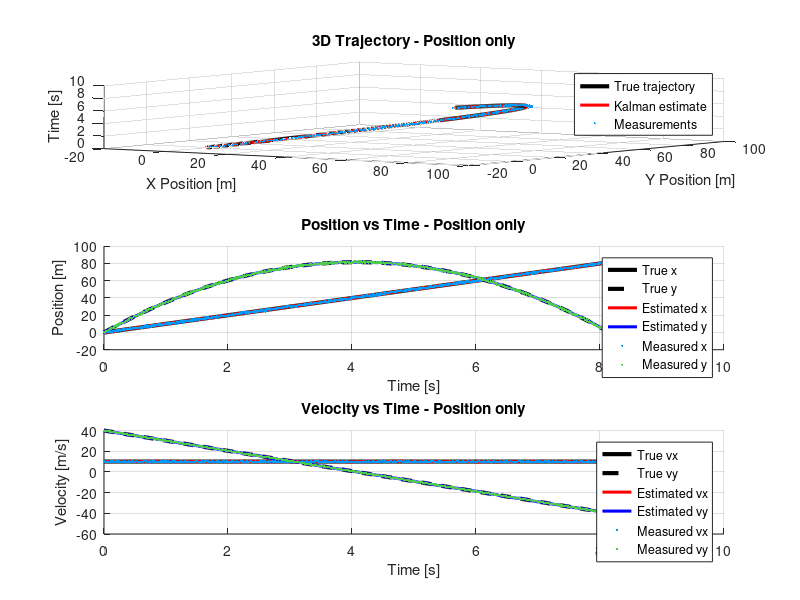
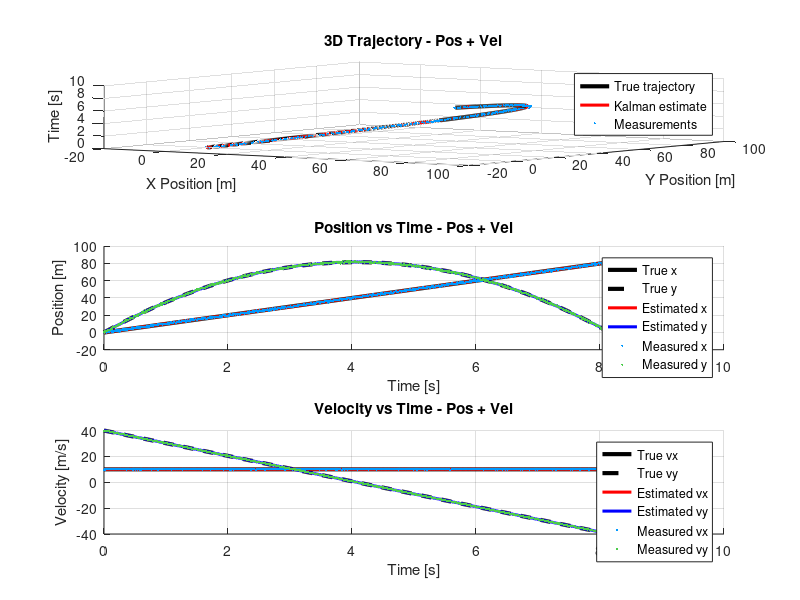
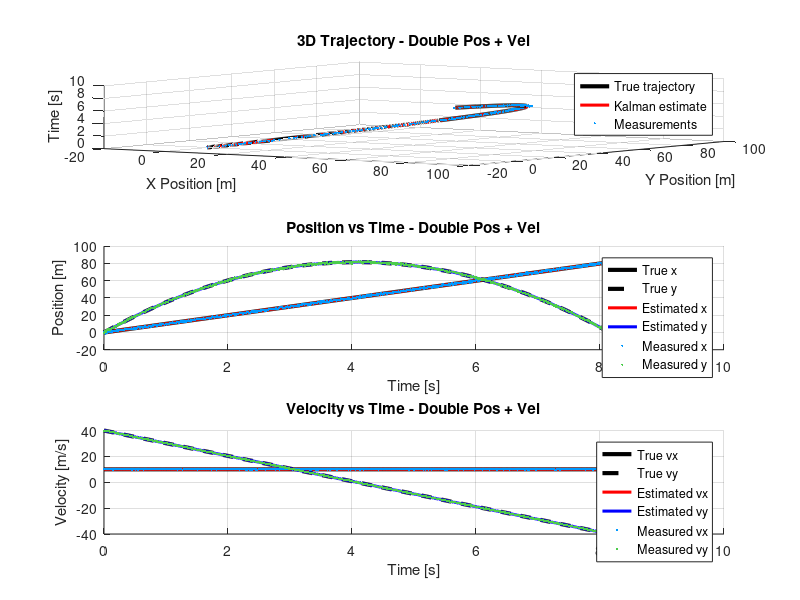
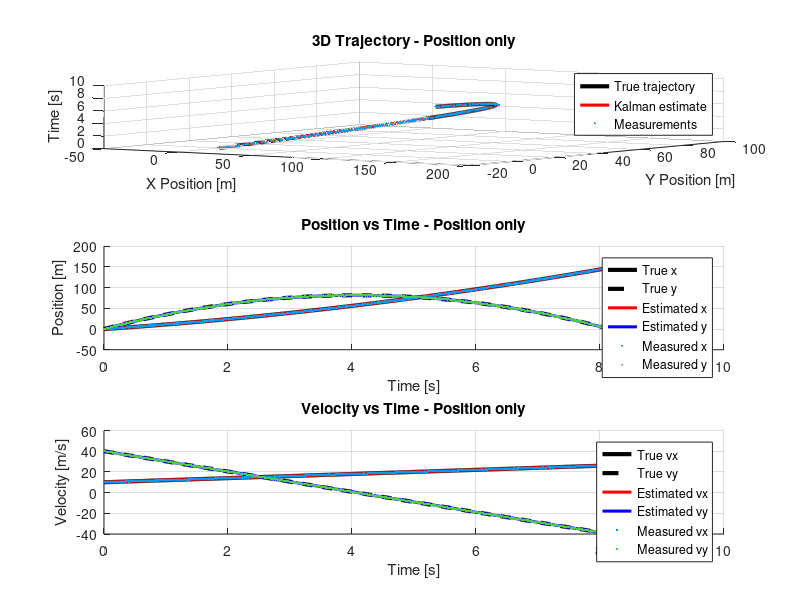

These figures' MATLAB source, in order: (Note: this script raises an error after producing the figures.)
% Ryland Ross
% 9/30/25
% 2-D Kalman Filter with Multiple Sensors (x+y positions, x+y positions+velocities, double x+y positions+velocities)

clc; clear all; close all;

%% Simulation parameters
dt = 0.01;       % time step (s)
T = 8.156;       % total simulation time (s)
t = 0:dt:T;      
N = length(t);

%% True initial conditions
p0 = [0; 0];     % initial positions [px0; py0]
v0 = [10; 40];   % initial velocities [vx0; vy0] 

%% Accelerations to test
accels = [0 2];  % horizontal acceleration: 0 (free-fall) and 2 m/s^2 (thrust)
ay = -9.81;      % vertical acceleration (gravity)

%% Sensor noise parameters
sigma_px1 = 0.5; sigma_px2 = 0.3;  % horizontal position sensors
sigma_py1 = 0.5; sigma_py2 = 0.3;  % vertical position sensors
sigma_vx  = 0.1; sigma_vy  = 0.1;  % velocity sensors

%% Kalman Filter parameters
A = [1 dt 0 0; 0 1 0 0; 0 0 1 dt; 0 0 0 1];   % state transition
B = [0.5*dt^2 0; dt 0; 0 0.5*dt^2; 0 dt];    % control input
Q = 0.01*eye(4);                              % process noise

%% Number of Monte Carlo runs
numRuns = 10;

%% Configurations
configs = 1:3;
config_names = {'Position only','Pos + Vel','Double Pos + Vel'};

%% Preallocate RMSE results
avg_rmse_px = zeros(length(accels), length(configs));
avg_rmse_py = zeros(length(accels), length(configs));
avg_rmse_vx = zeros(length(accels), length(configs));
avg_rmse_vy = zeros(length(accels), length(configs));

%% Loop over accelerations and measurement configurations
for a_idx = 1:length(accels)
    ax = accels(a_idx);
   
    % True trajectories
    px_true = p0(1) + v0(1)*t + 0.5*ax*t.^2;
    vx_true = v0(1) + ax*t;
    py_true = p0(2) + v0(2)*t + 0.5*ay*t.^2;
    vy_true = v0(2) + ay*t;
   
    for cfg_idx = 1:length(configs)
        cfg = configs(cfg_idx);
        rmse_px_all = zeros(1,numRuns);
        rmse_py_all = zeros(1,numRuns);
        rmse_vx_all = zeros(1,numRuns);
        rmse_vy_all = zeros(1,numRuns);
       
        for run = 1:numRuns
            %% Generate noisy measurements
            z_px1 = px_true + sigma_px1*randn(1,N);
            z_px2 = px_true + sigma_px2*randn(1,N);
            z_py1 = py_true + sigma_py1*randn(1,N);
            z_py2 = py_true + sigma_py2*randn(1,N);
            z_vx  = vx_true + sigma_vx*randn(1,N);
            z_vy  = vy_true + sigma_vy*randn(1,N);
           
            %% Measurement matrices
            switch cfg
                case 1 % Position only
                    z = [z_px1; z_py1];
                    H = [1 0 0 0; 0 0 1 0];
                    R = diag([sigma_px1^2, sigma_py1^2]);
                case 2 % Position + velocity
                    z = [z_px1; z_vx; z_py1; z_vy];
                    H = eye(4);
                    R = diag([sigma_px1^2, sigma_vx^2, sigma_py1^2, sigma_vy^2]);
                case 3 % Double position + velocity
                    z = [z_px1; z_vx; z_px2; z_vx; z_py1; z_vy; z_py2; z_vy];
                    H = [1 0 0 0; 0 1 0 0; 1 0 0 0; 0 1 0 0;
                         0 0 1 0; 0 0 0 1; 0 0 1 0; 0 0 0 1];
                    R = diag([sigma_px1^2, sigma_vx^2, sigma_px2^2, sigma_vx^2, ...
                              sigma_py1^2, sigma_vy^2, sigma_py2^2, sigma_vy^2]);
            end
           
            %% Initialize Kalman filter
            x_est = zeros(4,N);
            x_est(:,1) = [p0(1); v0(1); p0(2); v0(2)];
            P = eye(4);
           
            %% Kalman filter loop
            for k = 2:N
                % Prediction
                u = [ax; ay];
                x_pred = A*x_est(:,k-1) + B*u;
                P_pred = A*P*A' + Q;
               
                % Update
                K = P_pred*H'/(H*P_pred*H' + R);
                x_est(:,k) = x_pred + K*(z(:,k) - H*x_pred);
                P = (eye(size(K,1)) - K*H)*P_pred;
            end
           
            %% Compute RMSE
            rmse_px_all(run) = sqrt(mean((x_est(1,:) - px_true).^2));
            rmse_py_all(run) = sqrt(mean((x_est(3,:) - py_true).^2));
            rmse_vx_all(run) = sqrt(mean((x_est(2,:) - vx_true).^2));
            rmse_vy_all(run) = sqrt(mean((x_est(4,:) - vy_true).^2));
        end
       
        %% Store average RMSE
        avg_rmse_px(a_idx,cfg_idx) = mean(rmse_px_all);
        avg_rmse_py(a_idx,cfg_idx) = mean(rmse_py_all);
        avg_rmse_vx(a_idx,cfg_idx) = mean(rmse_vx_all);
        avg_rmse_vy(a_idx,cfg_idx) = mean(rmse_vy_all);

        %% ---- Visualization for this configuration ----
        figure('Name',sprintf('Kalman Filter: %s (ax=%.1f)', config_names{cfg_idx}, ax),...
               'NumberTitle','off');

        %% 3D Trajectory
        subplot(3,1,1);
        plot3(px_true, py_true, t, 'k', 'LineWidth', 3); hold on;
        plot3(x_est(1,:), x_est(3,:), t, 'r', 'LineWidth', 2.2);
        plot3(z_px1, z_py1, t, '.', 'Color', [0 0.6 1], 'MarkerSize', 5);
        xlabel('X Position [m]'); ylabel('Y Position [m]'); zlabel('Time [s]');
        title(sprintf('3D Trajectory - %s', config_names{cfg_idx}), 'FontWeight','bold');
        legend('True trajectory','Kalman estimate','Measurements','Location','best');
        grid on; view(35,25);

        %% Position vs Time
        subplot(3,1,2);
        hold on; grid on;
        plot(t, px_true, 'k', 'LineWidth', 3);
        plot(t, py_true, 'k--', 'LineWidth', 3);
        plot(t, x_est(1,:), 'r', 'LineWidth', 2.2);
        plot(t, x_est(3,:), 'b', 'LineWidth', 2.2);
        plot(t, z_px1, '.', 'Color', [0 0.6 1], 'MarkerSize', 5);
        plot(t, z_py1, '.', 'Color', [0.3 0.8 0.3], 'MarkerSize', 5);
        xlabel('Time [s]'); ylabel('Position [m]');
        legend('True x','True y','Estimated x','Estimated y','Measured x','Measured y','Location','best');
        title(sprintf('Position vs Time - %s', config_names{cfg_idx}), 'FontWeight','bold');

        %% Velocity vs Time
        subplot(3,1,3);
        hold on; grid on;
        plot(t, vx_true, 'k', 'LineWidth', 3);
        plot(t, vy_true, 'k--', 'LineWidth', 3);
        plot(t, x_est(2,:), 'r', 'LineWidth', 2.2);
        plot(t, x_est(4,:), 'b', 'LineWidth', 2.2);
        plot(t, z_vx, '.', 'Color', [0 0.6 1], 'MarkerSize', 5);
        plot(t, z_vy, '.', 'Color', [0.3 0.8 0.3], 'MarkerSize', 5);
        xlabel('Time [s]'); ylabel('Velocity [m/s]');
        legend('True vx','True vy','Estimated vx','Estimated vy','Measured vx','Measured vy','Location','best');
        title(sprintf('Velocity vs Time - %s', config_names{cfg_idx}), 'FontWeight','bold');
    end
end

%% Display results table
results = table;
for a_idx = 1:length(accels)
    for cfg_idx = 1:length(configs)
        results = [results; {accels(a_idx), config_names{cfg_idx}, ...
            avg_rmse_px(a_idx,cfg_idx), avg_rmse_py(a_idx,cfg_idx), ...
            avg_rmse_vx(a_idx,cfg_idx), avg_rmse_vy(a_idx,cfg_idx)}];
    end
end
results.Properties.VariableNames = {'Horizontal Acceleration (m/s^2)','Configuration','Avg_RMSE_px','Avg_RMSE_py','Avg_RMSE_vx','Avg_RMSE_vy'};
disp(results);
